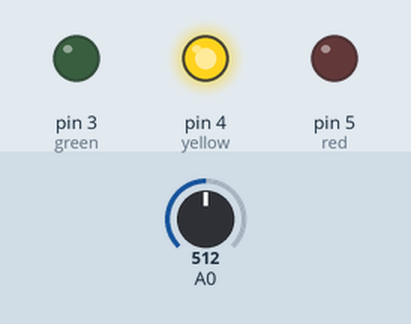
This sketch was run on a simulated Arduino Uno, built with avr-gcc and run on an emulated ATmega328P. Shown: output pins drawn as LEDs (lit = HIGH). The inputs (shaded band) are chosen by the test bench; at power-on: A0 = 512.

Above: at 1.8 s.
1.9 s: A0 set to 637
4.2 s: A0 set to 662
At 6.8 s:
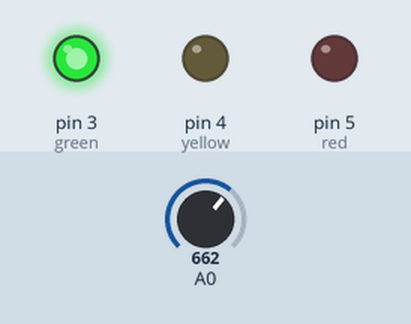
7.5 s: A0 set to 122
At 10.2 s:
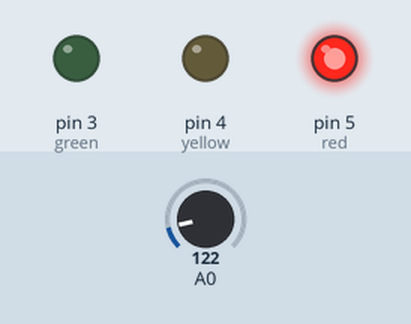
10.5 s: A0 set to 273
13.2 s: A0 set to 303
At 16.2 s:
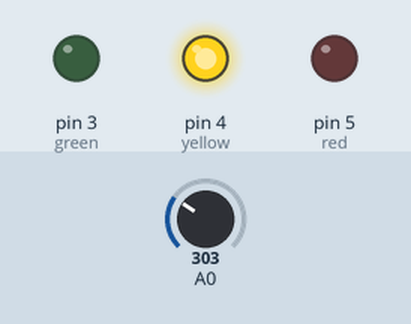
16.5 s: A0 set to 716
At 18.8 s:
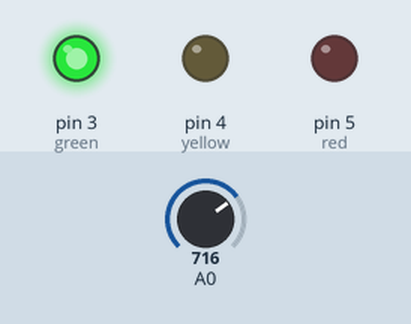
Timing chart, 0 to 20.3 s (numbered marks = the images above; inputs shaded):
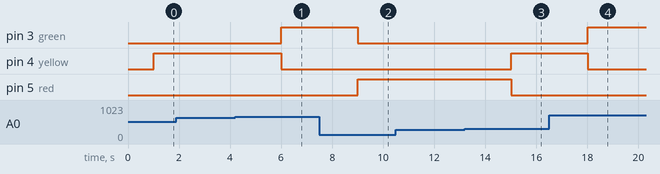

The sketch:

steam_trap_checker_code.ino
```cpp
#include<LiquidCrystal.h>

LiquidCrystal lcd(6,7,8,9,10,11);   //rs,e,d4,d5,d6,d7
int Vin=5;        //voltage at 5V pin of arduino
float Vout=0;     //voltage at A0 pin of arduino
float R1=5100;    //value of known resistance
float R2=0;       //value of unknown resistance
int a2d_data=0;
float buffer=0;
const int green = 3;
const int yellow = 4;
const int red = 5;
void setup()
{

 pinMode (green, OUTPUT);
 pinMode (yellow, OUTPUT);
 pinMode (red, OUTPUT);
}

void loop()
{
  a2d_data=analogRead(A0);
  if(a2d_data)
  {
    buffer=a2d_data*Vin;
    Vout=(buffer)/1024.0;
    buffer=Vout/(Vin-Vout);
    R2=R1*buffer;
 lcd.setCursor(4,0);
    lcd.print("ohm meter");

    lcd.setCursor(0,1);
    lcd.print("R (ohm) = ");
    lcd.print(R2);

    delay(1000);


  }
  if (R2 >9000) {
    digitalWrite(3, HIGH);
    digitalWrite (4, LOW);
    digitalWrite (5, LOW);}
    if (R2 < 9000 && R2 > 2000){
      digitalWrite(3, LOW);
    digitalWrite (4, HIGH);
    digitalWrite (5, LOW);}
      if (R2 <1000) {
        digitalWrite(3, LOW);
    digitalWrite (4, LOW);
    digitalWrite (5, HIGH);
    }
  }
```

Measured:
- the behaviour switches between 653 and 654 on A0 (found by bisection; images 0 and 1)
- the behaviour switches between 288 and 289 on A0 (found by bisection; images 2 and 3)
- after the input at 1.9 s, every drawn part: stays the same
- after the input at 4.2 s, pin 3 (green): LOW → HIGH after 1.8 s; pin 4 (yellow): HIGH → LOW after 1.8 s
- after the input at 7.5 s, pin 3 (green): HIGH → LOW after 1.5 s; pin 5 (red): LOW → HIGH after 1.5 s
- after the input at 10.5 s, every drawn part: stays the same
- after the input at 13.2 s, pin 4 (yellow): LOW → HIGH after 1.8 s; pin 5 (red): HIGH → LOW after 1.8 s
- after the input at 16.5 s, pin 3 (green): LOW → HIGH after 1.5 s; pin 4 (yellow): HIGH → LOW after 1.5 s
